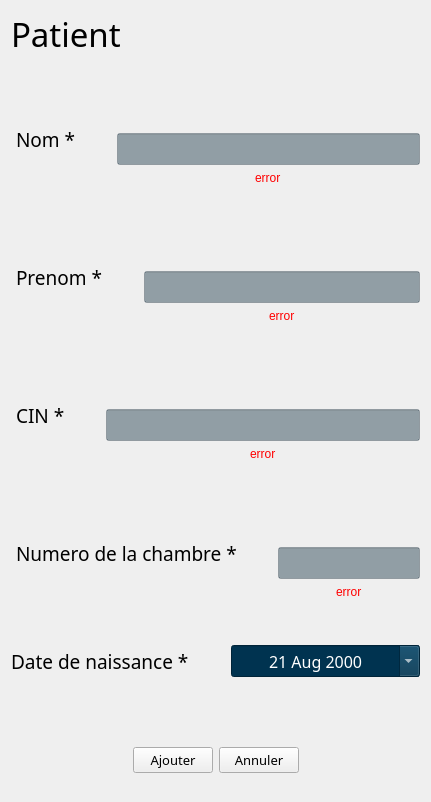
        <widget class="QWidget" name="Patient">
         <property name="styleSheet">
          <string notr="true">QLineEdit,QDateEdit{
background:rgba(0, 33, 52, 100);
color:white;
}
</string>
         </property>
         <layout class="QVBoxLayout" name="verticalLayout_20">
          <item>
           <widget class="QLabel" name="label_2">
            <property name="maximumSize">
             <size>
              <width>16777215</width>
              <height>100</height>
             </size>
            </property>
            <property name="font">
             <font>
              <family>Quicksand SemiBold</family>
              <pointsize>25</pointsize>
             </font>
            </property>
            <property name="text">
             <string>Patient</string>
            </property>
           </widget>
          </item>
          <item>
           <spacer name="verticalSpacer_7">
            <property name="orientation">
             <enum>Qt::Vertical</enum>
            </property>
            <property name="sizeHint" stdset="0">
             <size>
              <width>20</width>
              <height>30</height>
             </size>
            </property>
           </spacer>
          </item>
          <item>
           <layout class="QHBoxLayout" name="horizontalLayout_10">
            <item>
             <widget class="QLabel" name="nomPatientLabel">
              <property name="font">
               <font>
                <family>Quicksand SemiBold</family>
                <pointsize>14</pointsize>
               </font>
              </property>
              <property name="styleSheet">
               <string notr="true">margin-right:30px;</string>
              </property>
              <property name="text">
               <string>Nom *</string>
              </property>
             </widget>
            </item>
            <item>
             <layout class="QVBoxLayout" name="verticalLayout_2">
              <item>
               <spacer name="verticalSpacer_9">
                <property name="orientation">
                 <enum>Qt::Vertical</enum>
                </property>
                <property name="sizeHint" stdset="0">
                 <size>
                  <width>20</width>
                  <height>40</height>
                 </size>
                </property>
               </spacer>
              </item>
              <item>
               <widget class="QLineEdit" name="nomPatient">
                <property name="enabled">
                 <bool>true</bool>
                </property>
                <property name="minimumSize">
                 <size>
                  <width>0</width>
                  <height>32</height>
                 </size>
                </property>
                <property name="font">
                 <font>
                  <family>Quicksand SemiBold</family>
                  <pointsize>12</pointsize>
                 </font>
                </property>
                <property name="toolTip">
                 <string>&lt;html&gt;&lt;head/&gt;&lt;body&gt;&lt;p&gt;Vous ne pouvez pas depasser 20 caractères.&lt;/p&gt;&lt;/body&gt;&lt;/html&gt;</string>
                </property>
                <property name="text">
                 <string/>
                </property>
                <property name="alignment">
                 <set>Qt::AlignCenter</set>
                </property>
                <property name="clearButtonEnabled">
                 <bool>true</bool>
                </property>
               </widget>
              </item>
              <item alignment="Qt::AlignHCenter">
               <widget class="QLabel" name="Nom_error">
                <property name="styleSheet">
                 <string notr="true">color:red;</string>
                </property>
                <property name="text">
                 <string>error</string>
                </property>
               </widget>
              </item>
             </layout>
            </item>
           </layout>
          </item>
          <item>
           <spacer name="verticalSpacer_6">
            <property name="orientation">
             <enum>Qt::Vertical</enum>
            </property>
            <property name="sizeHint" stdset="0">
             <size>
              <width>20</width>
              <height>40</height>
             </size>
            </property>
           </spacer>
          </item>
          <item>
           <layout class="QHBoxLayout" name="horizontalLayout_11">
            <item>
             <widget class="QLabel" name="prenomPatientLabel">
              <property name="font">
               <font>
                <family>Quicksand SemiBold</family>
                <pointsize>14</pointsize>
               </font>
              </property>
              <property name="styleSheet">
               <string notr="true">margin-right:30px;</string>
              </property>
              <property name="text">
               <string>Prenom *</string>
              </property>
             </widget>
            </item>
            <item>
             <layout class="QVBoxLayout" name="verticalLayout_13">
              <item>
               <spacer name="verticalSpacer_10">
                <property name="orientation">
                 <enum>Qt::Vertical</enum>
                </property>
                <property name="sizeHint" stdset="0">
                 <size>
                  <width>20</width>
                  <height>40</height>
                 </size>
                </property>
               </spacer>
              </item>
              <item>
               <widget class="QLineEdit" name="prenomPatient">
                <property name="minimumSize">
                 <size>
                  <width>0</width>
                  <height>32</height>
                 </size>
                </property>
                <property name="sizeIncrement">
                 <size>
                  <width>0</width>
                  <height>0</height>
                 </size>
                </property>
                <property name="font">
                 <font>
                  <family>Quicksand SemiBold</family>
                  <pointsize>12</pointsize>
                 </font>
                </property>
                <property name="toolTip">
                 <string>&lt;html&gt;&lt;head/&gt;&lt;body&gt;&lt;p&gt;Vous ne pouvez pas depasser 20 caractères.&lt;/p&gt;&lt;/body&gt;&lt;/html&gt;</string>
                </property>
                <property name="alignment">
                 <set>Qt::AlignCenter</set>
                </property>
                <property name="clearButtonEnabled">
                 <bool>true</bool>
                </property>
               </widget>
              </item>
              <item alignment="Qt::AlignHCenter">
               <widget class="QLabel" name="Prenom_error">
                <property name="styleSheet">
                 <string notr="true">color:red;</string>
                </property>
                <property name="text">
                 <string>error</string>
                </property>
               </widget>
              </item>
             </layout>
            </item>
           </layout>
          </item>
          <item>
           <spacer name="verticalSpacer_5">
            <property name="orientation">
             <enum>Qt::Vertical</enum>
            </property>
            <property name="sizeHint" stdset="0">
             <size>
              <width>20</width>
              <height>40</height>
             </size>
            </property>
           </spacer>
          </item>
          <item>
           <layout class="QHBoxLayout" name="horizontalLayout_17">
            <item>
             <widget class="QLabel" name="nomPatientLabel_2">
              <property name="font">
               <font>
                <family>Quicksand SemiBold</family>
                <pointsize>14</pointsize>
               </font>
              </property>
              <property name="styleSheet">
               <string notr="true">margin-right:30px;</string>
              </property>
              <property name="text">
               <string>CIN *</string>
              </property>
             </widget>
            </item>
            <item>
             <layout class="QVBoxLayout" name="verticalLayout_6">
              <item>
               <spacer name="verticalSpacer_11">
                <property name="orientation">
                 <enum>Qt::Vertical</enum>
                </property>
                <property name="sizeHint" stdset="0">
                 <size>
                  <width>20</width>
                  <height>40</height>
                 </size>
                </property>
               </spacer>
              </item>
              <item>
               <widget class="QLineEdit" name="cinPatient">
                <property name="minimumSize">
                 <size>
                  <width>0</width>
                  <height>32</height>
                 </size>
                </property>
                <property name="font">
                 <font>
                  <family>Quicksand SemiBold</family>
                  <pointsize>12</pointsize>
                 </font>
                </property>
                <property name="toolTip">
                 <string>&lt;html&gt;&lt;head/&gt;&lt;body&gt;&lt;p&gt;Vous ne pouvez pas depasser 8 caractères.&lt;/p&gt;&lt;/body&gt;&lt;/html&gt;</string>
                </property>
                <property name="text">
                 <string/>
                </property>
                <property name="alignment">
                 <set>Qt::AlignCenter</set>
                </property>
                <property name="clearButtonEnabled">
                 <bool>true</bool>
                </property>
               </widget>
              </item>
              <item alignment="Qt::AlignHCenter">
               <widget class="QLabel" name="Cin_error">
                <property name="styleSheet">
                 <string notr="true">color:red;</string>
                </property>
                <property name="text">
                 <string>error</string>
                </property>
               </widget>
              </item>
             </layout>
            </item>
           </layout>
          </item>
          <item>
           <spacer name="verticalSpacer_4">
            <property name="orientation">
             <enum>Qt::Vertical</enum>
            </property>
            <property name="sizeHint" stdset="0">
             <size>
              <width>20</width>
              <height>40</height>
             </size>
            </property>
           </spacer>
          </item>
          <item>
           <layout class="QHBoxLayout" name="horizontalLayout_18">
            <item>
             <widget class="QLabel" name="nomPatientLabel_3">
              <property name="font">
               <font>
                <family>Quicksand SemiBold</family>
                <pointsize>14</pointsize>
               </font>
              </property>
              <property name="styleSheet">
               <string notr="true">margin-right:30px;</string>
              </property>
              <property name="text">
               <string>Numero de la chambre *</string>
              </property>
             </widget>
            </item>
            <item>
             <layout class="QVBoxLayout" name="verticalLayout_4">
              <item>
               <spacer name="verticalSpacer_12">
                <property name="orientation">
                 <enum>Qt::Vertical</enum>
                </property>
                <property name="sizeHint" stdset="0">
                 <size>
                  <width>20</width>
                  <height>40</height>
                 </size>
                </property>
               </spacer>
              </item>
              <item>
               <widget class="QLineEdit" name="numChambrePatient">
                <property name="minimumSize">
                 <size>
                  <width>0</width>
                  <height>32</height>
                 </size>
                </property>
                <property name="font">
                 <font>
                  <family>Quicksand SemiBold</family>
                  <pointsize>12</pointsize>
                 </font>
                </property>
                <property name="toolTip">
                 <string>&lt;html&gt;&lt;head/&gt;&lt;body&gt;&lt;p&gt;Vous ne pouvez pas depasser 20 caractères.&lt;/p&gt;&lt;/body&gt;&lt;/html&gt;</string>
                </property>
                <property name="alignment">
                 <set>Qt::AlignCenter</set>
                </property>
                <property name="clearButtonEnabled">
                 <bool>true</bool>
                </property>
               </widget>
              </item>
              <item alignment="Qt::AlignHCenter">
               <widget class="QLabel" name="numChambre_error">
                <property name="styleSheet">
                 <string notr="true">color:red;</string>
                </property>
                <property name="text">
                 <string>error</string>
                </property>
               </widget>
              </item>
             </layout>
            </item>
           </layout>
          </item>
          <item>
           <spacer name="verticalSpacer_3">
            <property name="orientation">
             <enum>Qt::Vertical</enum>
            </property>
            <property name="sizeHint" stdset="0">
             <size>
              <width>20</width>
              <height>40</height>
             </size>
            </property>
           </spacer>
          </item>
          <item>
           <layout class="QHBoxLayout" name="horizontalLayout_20">
            <property name="spacing">
             <number>30</number>
            </property>
            <item>
             <widget class="QLabel" name="nomPatientLabel_4">
              <property name="font">
               <font>
                <family>Quicksand SemiBold</family>
                <pointsize>14</pointsize>
               </font>
              </property>
              <property name="text">
               <string>Date de naissance *</string>
              </property>
             </widget>
            </item>
            <item>
             <widget class="QDateEdit" name="DateNaissancePatient">
              <property name="minimumSize">
               <size>
                <width>0</width>
                <height>32</height>
               </size>
              </property>
              <property name="font">
               <font>
                <family>Quicksand SemiBold</family>
                <pointsize>12</pointsize>
               </font>
              </property>
              <property name="layoutDirection">
               <enum>Qt::LeftToRight</enum>
              </property>
              <property name="styleSheet">
               <string notr="true">background-color:rgb(0, 51, 80)</string>
              </property>
              <property name="alignment">
               <set>Qt::AlignCenter</set>
              </property>
              <property name="dateTime">
               <datetime>
                <hour>0</hour>
                <minute>0</minute>
                <second>0</second>
                <year>2000</year>
                <month>8</month>
                <day>21</day>
               </datetime>
              </property>
              <property name="calendarPopup">
               <bool>true</bool>
              </property>
             </widget>
            </item>
           </layout>
          </item>
          <item>
           <spacer name="verticalSpacer_2">
            <property name="orientation">
             <enum>Qt::Vertical</enum>
            </property>
            <property name="sizeHint" stdset="0">
             <size>
              <width>20</width>
              <height>40</height>
             </size>
            </property>
           </spacer>
          </item>
          <item>
           <spacer name="verticalSpacer_8">
            <property name="orientation">
             <enum>Qt::Vertical</enum>
            </property>
            <property name="sizeHint" stdset="0">
             <size>
              <width>20</width>
              <height>7</height>
             </size>
            </property>
           </spacer>
          </item>
          <item>
           <layout class="QHBoxLayout" name="horizontalLayout">
            <item>
             <widget class="QPushButton" name="pdf_icon">
              <property name="minimumSize">
               <size>
                <width>51</width>
                <height>61</height>
               </size>
              </property>
              <property name="maximumSize">
               <size>
                <width>51</width>
                <height>16777215</height>
               </size>
              </property>
              <property name="cursor">
               <cursorShape>PointingHandCursor</cursorShape>
              </property>
              <property name="toolTip">
               <string>&lt;html&gt;&lt;head/&gt;&lt;body&gt;&lt;p&gt;&lt;span style=&quot; font-size:12pt;&quot;&gt;Imprimer la fiche du patient en pdf.&lt;/span&gt;&lt;/p&gt;&lt;/body&gt;&lt;/html&gt;</string>
              </property>
              <property name="styleSheet">
               <string notr="true">QPushButton:hover,QPushButton{
	border:0px;
	background:transparent;
}</string>
              </property>
              <property name="text">
               <string/>
              </property>
              <property name="iconSize">
               <size>
                <width>50</width>
                <height>50</height>
               </size>
              </property>
             </widget>
            </item>
            <item>
             <spacer name="horizontalSpacer_7">
              <property name="orientation">
               <enum>Qt::Horizontal</enum>
              </property>
              <property name="sizeHint" stdset="0">
               <size>
                <width>40</width>
                <height>20</height>
               </size>
              </property>
             </spacer>
            </item>
            <item>
             <widget class="QPushButton" name="ajouterPatient">
              <property name="font">
               <font>
                <family>Quicksand SemiBold</family>
                <pointsize>10</pointsize>
               </font>
              </property>
              <property name="cursor">
               <cursorShape>PointingHandCursor</cursorShape>
              </property>
              <property name="text">
               <string>Ajouter</string>
              </property>
             </widget>
            </item>
            <item>
             <widget class="QPushButton" name="Annuler">
              <property name="font">
               <font>
                <family>Quicksand SemiBold</family>
                <pointsize>10</pointsize>
               </font>
              </property>
              <property name="cursor">
               <cursorShape>PointingHandCursor</cursorShape>
              </property>
              <property name="text">
               <string>Annuler</string>
              </property>
             </widget>
            </item>
            <item>
             <spacer name="horizontalSpacer_3">
              <property name="orientation">
               <enum>Qt::Horizontal</enum>
              </property>
              <property name="sizeHint" stdset="0">
               <size>
                <width>40</width>
                <height>20</height>
               </size>
              </property>
             </spacer>
            </item>
            <item>
             <widget class="QPushButton" name="DeleteButton">
              <property name="minimumSize">
               <size>
                <width>0</width>
                <height>61</height>
               </size>
              </property>
              <property name="maximumSize">
               <size>
                <width>51</width>
                <height>16777215</height>
               </size>
              </property>
              <property name="font">
               <font>
                <family>Quicksand SemiBold</family>
                <pointsize>18</pointsize>
               </font>
              </property>
              <property name="cursor">
               <cursorShape>PointingHandCursor</cursorShape>
              </property>
              <property name="toolTip">
               <string>&lt;html&gt;&lt;head/&gt;&lt;body&gt;&lt;p&gt;Supprimer ce patient.&lt;/p&gt;&lt;/body&gt;&lt;/html&gt;</string>
              </property>
              <property name="styleSheet">
               <string notr="true">QPushButton:hover,QPushButton{
	border:0px;
	background:transparent;
}</string>
              </property>
              <property name="text">
               <string/>
              </property>
              <property name="iconSize">
               <size>
                <width>50</width>
                <height>50</height>
               </size>
              </property>
             </widget>
            </item>
           </layout>
          </item>
         </layout>
        </widget>
